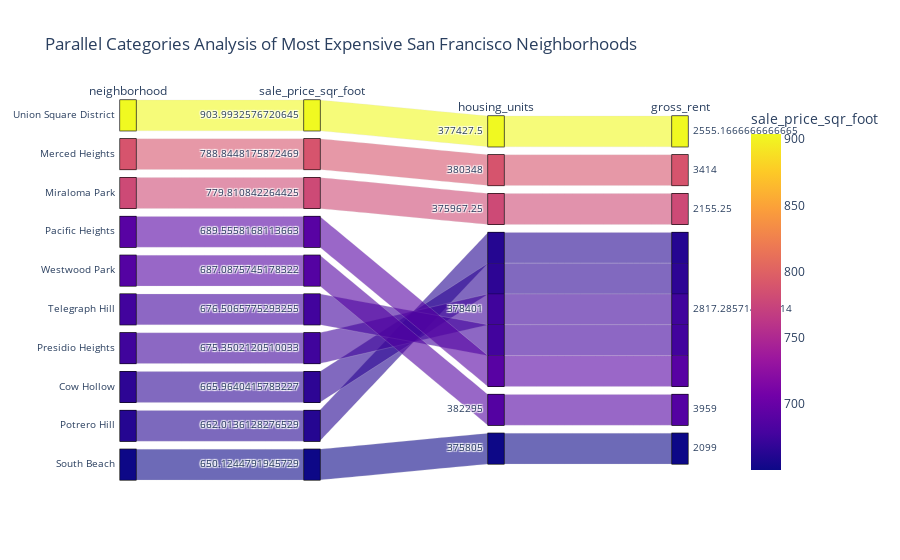

Here is the notebook cell this chart was saved with:
### Markdown cell above
### Create a parallel coordinates plot and parallel categories plot of most expensive neighborhoods in San Francisco per year

### Code cell
# Parallel Categories Plot
px.parallel_categories(
    top_neighborhoods,
    title='Parallel Categories Analysis of Most Expensive San Francisco Neighborhoods',
    dimensions=['neighborhood', 'sale_price_sqr_foot', 'housing_units', 'gross_rent'],
    color='sale_price_sqr_foot'
)

### Figure 1 — Plotly figure (JSON) as saved in the notebook; plotly's stock layout.template omitted (floating-point values rounded to 4 significant figures)
{"data": [{"dimensions": [{"label": "neighborhood", "values": ["Union Square District", "Merced Heights", "Miraloma Park", "Pacific Heights", "Westwood Park", "Telegraph Hill", "Presidio Heights", "Cow Hollow", "Potrero Hill", "South Beach"]}, {"label": "sale_price_sqr_foot", "values": [904.0, 788.8, 779.8, 689.6, 687.1, 676.5, 675.4, 666.0, 662.0, 650.1]}, {"label": "housing_units", "values": [377400.0, 380348, 376000.0, 378401, 382295, 378401, 378401, 378401, 378401, 375805]}, {"label": "gross_rent", "values": [2555.0, 3414, 2155.0, 2817.0, 3959, 2817.0, 2817.0, 2817.0, 2817.0, 2099]}], "domain": {"x": [0, 1], "y": [0, 1]}, "line": {"color": [904.0, 788.8, 779.8, 689.6, 687.1, 676.5, 675.4, 666.0, 662.0, 650.1], "coloraxis": "coloraxis"}, "name": "", "type": "parcats"}], "layout": {"coloraxis": {"colorbar": {"title": {"text": "sale_price_sqr_foot"}}, "colorscale": [[0, "#0d0887"], [0.1111, "#46039f"], [0.2222, "#7201a8"], [0.3333, "#9c179e"], [0.4444, "#bd3786"], [0.5556, "#d8576b"], [0.6667, "#ed7953"], [0.7778, "#fb9f3a"], [0.8889, "#fdca26"], [1, "#f0f921"]]}, "legend": {"tracegroupgap": 0}, "title": {"text": "Parallel Categories Analysis of Most Expensive San Francisco Neighborhoods"}}}
